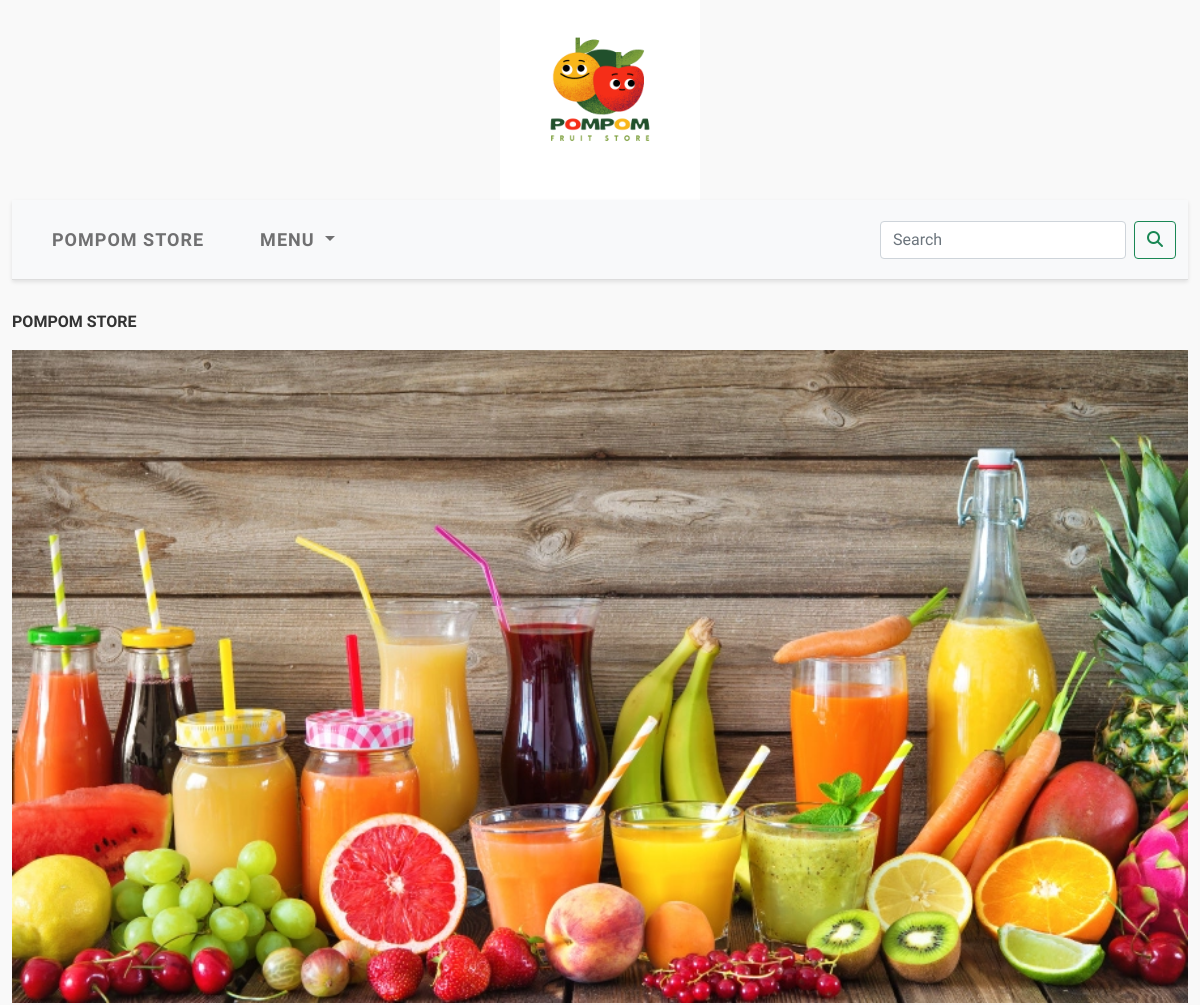
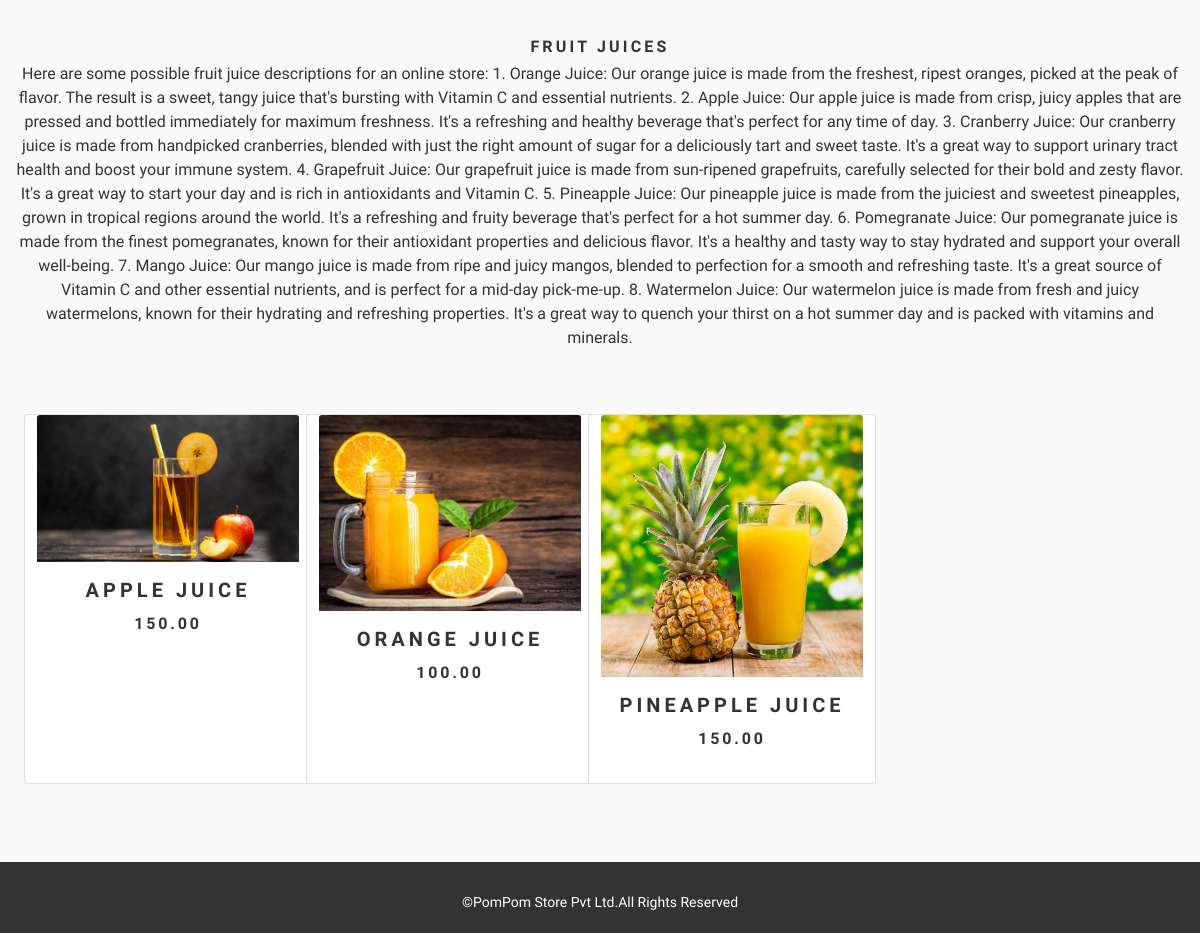
The app's page /shop/Fruit-juices/ with its own data (2 pictures, top to bottom).
### shop/models.py (models this page shows, shortened)
class category(models.Model):
    name=models.CharField(max_length=250,unique=True)
    slug=models.SlugField(max_length=250,unique=True)
    desc1=models.TextField(blank=True)
    img=models.ImageField(upload_to='category',blank=True)
    class Meta:
        ordering=('name',)
        verbose_name='category'
        verbose_name_plural='categories'
    def get_url(self):
        return reverse('shop:products_by_category',args=[self.slug])

class product(models.Model):
    name = models.CharField(max_length=250, unique=True)
    slug = models.SlugField(max_length=250, unique=True)
    desc = models.TextField(blank=True)
    img = models.ImageField(upload_to='product',blank=True)
    price=models.DecimalField(max_digits=10,decimal_places=2)
    category=models.ForeignKey(category,on_delete=models.CASCADE)
    stock=models.IntegerField()
    available=models.BooleanField(default=True)
    created=models.DateTimeField(auto_now_add=True)
    updated=models.DateTimeField(auto_now=True)
    def get_url(self):
        return reverse('shop:procatdetail',args=[self.category.slug,self.slug])
    class Meta:
        ordering=('name',)
        verbose_name='product'
        verbose_name_plural='products'

### shop/views.py (the view)
# urls.py: path('',views.allprodcat,name='allprodcat'),
def allprodcat(request,c_slug=None):
    c_page=None
    products_list=None
    if c_slug!=None:
        c_page=get_object_or_404(category,slug=c_slug)
        products_list=product.objects.all().filter(category=c_page,available=True)
    else:
        products_list=product.objects.all().filter(available=True)
    paginator=Paginator(products_list,8)
    try:
        page=int(request.GET.get('page','1'))
    except:
        page=1
    try:
        products=paginator.page(page)
    except (EmptyPage,InvalidPage):
        products=paginator.page(paginator.num_pages)
    return render(request,'category.html',{'c_page':c_page,'products':products})

### cart/context_processors.py (called while the page is built)
def counter(request):
    item_count=0
    if 'admin' in request.path:
        return {}
    else:
        try:
            Cart=carts.objects.filter(cart_id=cart_id(request))
            cart_items=cart_item.objects.filter(Cart=Cart[:1])
            for Cart_Items in cart_items:
                item_count += Cart_Items.quantity
        except carts.DoesNotExist:
            item_count=0
        return dict(item_count=item_count)

### cart/views.py (called while the page is built)
def cart_id(request):
    Cart = request.session.session_key
    if not Cart:
        Cart = request.session.create()
    return Cart

### shop/context_processors.py (called while the page is built)
def menu_links(request):
    links=category.objects.all()
    return dict(links=links)

### templates/category.html (shortened to what this page needs)
{% extends 'base.html' %}
{% load static %}
{% block content %}
   {% if c_page %}
    <div>
        <div class="row my_row_class">
            <div class="mx_auto">
        <p><a href="{% url 'shop:allprodcat' %}">PomPom Store</a></p>
        </div>
    </div>
    </div>
    {% endif %}
    <div class="mx_auto">
        {% if c_page %}
        <img class="my_image" src="{{c_page.img.url}}" alt="{{category.name}}">
    </div>
      <br>
    <div>
        <h1 class="text-center  my_title">{{c_page.name}}</h1>
        <p class="text-center">{{c_page.desc1}}</p>
    </div>
    {% endif %}
    <div class="container-fluid">
        <div class="row mx_auto">
            {% for product in products.object_list %}
        <div class="my_bottom_margin  col-md-4  col-lg-3  row row-cols-4 mt-5 col-sm-5 offset-sm-2 col-md-6 offset-md-0 ">
            <div class="card text-center" style="min-width:18rem;">
            <a href="{{product.get_url}}"><img class="card-img-top my_image" src="{{product.img.url}}" alt="{{product.name}}" width="500px"></a>
            <div class="card-body">
                <h2>{{product.name}}</h2>
                <h4><p>{{product.price}}</p></h4>
            </div>
        </div>
    </div>
        {% endfor %}
    </div>
        <br>
</div>
{% endblock %}

### static/css/custom.css (style rules this page uses)
body { font-family: 'Bruno Ace SC', cursive; background-color: #f9f9f9; color: #333; }
a { color: #333; text-decoration: none; transition: all 0.3s ease-in-out; }
h1, h2, h3, h4, h5, h6 { font-family: 'Bruno Ace SC', cursive; font-weight: bold; text-transform: uppercase; letter-spacing: 1px; margin: 0; }
h1 { font-size: 30px; line-height: 1.2; }
h2 { font-size: 20px; line-height: 1.2; }
p { font-size: 16px; line-height: 1.5; }
.my_row_class { padding-top: 30px; }
.my_row_class .mx_auto { color: #333; font-size: 14px; font-weight: bold; text-transform: uppercase; }
.my_image { width: 100%; height: auto; transition: all 0.3s ease; }
.my_title { font-size: 16px; text-transform: uppercase; letter-spacing: 0.2em; margin-top: 15px; margin-bottom: 5px; font-weight: bold; }
.my_bottom_margin { margin-bottom: 30px; }
.card-body h4 { letter-spacing: 0.2em; font-size: 14px; text-transform: uppercase; margin-top: 10px; }
.card-body h2 { letter-spacing: 0.2em; font-size: 20px; text-transform: uppercase; margin-bottom: 10px; font-weight: bold; }

### records on screen
category: img (picture), name "FRUIT JUICES", desc1 "Here are some possible fruit juice descriptions for an online store: 1. Orange Juice: Our orange juice is made from the freshest, ripest oranges, picked at the peak of flavor. The result is a sweet, tangy juice that's bursting with Vitamin C and essential nutrients. 2. Apple Juice: Our apple juice is made from crisp, juicy apples that are pressed and bottled immediately for maximum freshness. It's a refreshing and healthy beverage that's perfect for any time of day. 3. Cranberry Juice: Our cranberry juice is made from handpicked cranberries, blended with just the right amount of sugar for a deliciously tart and sweet taste. It's a great way to support urinary tract health and boost your…"
product: img (picture), name "APPLE JUICE", price "150.00"
product: img (picture), name "ORANGE JUICE", price "100.00"
product: img (picture), name "PINEAPPLE JUICE", price "150.00"
